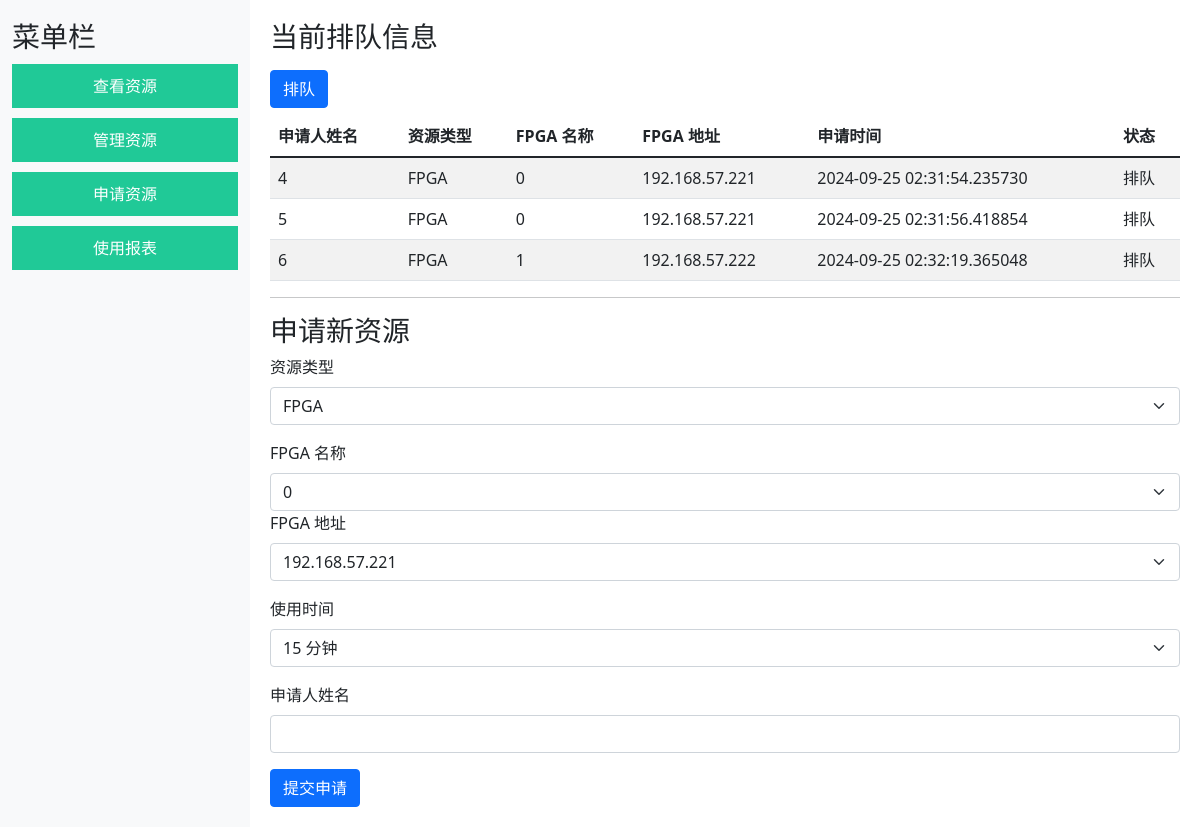
Screenshot of /apply_resources with the database file from the repository.
### app.py (models this page shows)
class Queue(db.Model):
    id = db.Column(db.Integer, primary_key=True)
    applicant_name = db.Column(db.String(100), nullable=False)  # 申请人名称字段
    resource_type = db.Column(db.String(50), nullable=False)
    fpga_name = db.Column(db.String(100), nullable=True)  # 如果是FPGA
    fpga_address = db.Column(db.String(100), nullable=True)
    apply_time = db.Column(db.DateTime, default=datetime.utcnow)
    status = db.Column(db.String(50), nullable=False)

### app.py (the view, shortened to what this page needs)
@app.route('/apply_resources', methods=['GET', 'POST'])
def apply_resources():
    queued_users = Queue.query.all()
    fpga_resources = Resource.query.filter_by(resource_type='FPGA').all()
    return render_template('apply_resources.html', queued_users=queued_users, fpga_resources=fpga_resources)

### templates/apply_resources.html (shortened to what this page needs)
{% extends "base.html" %}
{% block content %}
<h3>当前排队信息
    <form method="POST" action="{{ url_for('queue_resource') }}" id="queueForm">
    <button type="submit" class="btn btn-primary mt-3" id="queueButton">排队</button>
</form>
</h3>
<table class="table table-striped">
    <thead>
        <tr>
            <th>申请人姓名</th>
            <th>资源类型</th>
            <th>FPGA 名称</th>
            <th>FPGA 地址</th>
            <th>申请时间</th>
            <th>状态</th>
        </tr>
    </thead>
    <tbody>
        {% for queue in queued_users %}
        <tr>
            <td>{{ queue.applicant_name }}</td>
            <td>{{ queue.resource_type }}</td>
            <td>{{ queue.fpga_name }}</td>
            <td>{{ queue.fpga_address }}</td>
            <td>{{ queue.apply_time }}</td>
            <td>{{ queue.status }}</td>
        </tr>
        {% endfor %}
    </tbody>
</table>
<hr>
<h3>申请新资源</h3>
<form id="applyResourceForm" method="POST">
    <div class="mb-3">
        <label for="resource_type" class="form-label">资源类型</label>
        <select id="resource_type" name="resource_type" class="form-select" onchange="showFpgaFields()">
            <option value="FPGA" selected>FPGA</option>
        </select>
    </div>
    <div class="mb-3" id="fpgaFields">
        <label for="fpga_name" class="form-label">FPGA 名称</label>
        <select id="fpga_name" name="fpga_name" class="form-select">
            {% for resource in fpga_resources %}
            <option value="{{ resource.resource_name }}">{{ resource.resource_name }}</option>
            {% endfor %}
        </select>
        <label for="fpga_address" class="form-label">FPGA 地址</label>
        <select id="fpga_address" name="fpga_address" class="form-select">
            {% for resource in fpga_resources %}
            <option value="{{ resource.resource_address }}">{{ resource.resource_address }}</option>
            {% endfor %}
        </select>
    </div>
    <div class="mb-3">
        <label for="usage_time" class="form-label">使用时间</label>
        <select id="usage_time" name="usage_time" class="form-select">
            <option value="15">15 分钟</option>
        </select>
    </div>
    <div class="mb-3">
        <label for="applicant_name" class="form-label">申请人姓名</label>
        <input type="text" id="applicant_name" name="applicant_name" class="form-control" required>
    </div>
    <button type="submit" class="btn btn-primary" onclick="submitApplication()">提交申请</button>
</form>
{% endblock %}

### templates/base.html (shortened to what this page needs)
<!DOCTYPE html>
<html lang="zh-CN">
<head>
    <link href="https://cdn.jsdelivr.net/npm/bootstrap@5.1.3/dist/css/bootstrap.min.css" rel="stylesheet">
</head>
<body>
    <div id="sidebar">
        <div class="container-fluid">
            <h3>菜单栏</h3>
            <a href="{{ url_for('view_resources') }}">查看资源</a>
            <a href="{{ url_for('manage_resources') }}">管理资源</a>
            <a href="{{ url_for('apply_resources') }}">申请资源</a>
            <a href="{{ url_for('usage_report') }}">使用报表</a>
        </div>
    </div>
    <div id="main-content">
        {% block content %}{% endblock %}
    </div>
</body>
</html>

### templates/base.html (style rules this page uses)
body { display: flex; min-height: 100vh; margin: 0; }
#sidebar { width: 250px; background-color: #f8f9fa; padding-top: 20px; }
#sidebar a { display: block; padding: 10px 20px; margin: 10px 0; background-color: #20c997; color: white; text-align: center; text-decoration: none; }
#main-content { flex: 1; padding: 20px; background-color: white; }

### rows the page displays
Queue: applicant_name "4", resource_type "FPGA", fpga_name "0", fpga_address "192.168.57.221", apply_time "2024-09-25 02:31:54.235730", status "排队"
Queue: applicant_name "5", resource_type "FPGA", fpga_name "0", fpga_address "192.168.57.221", apply_time "2024-09-25 02:31:56.418854", status "排队"
Queue: applicant_name "6", resource_type "FPGA", fpga_name "1", fpga_address "192.168.57.222", apply_time "2024-09-25 02:32:19.365048", status "排队"

### other values shown
form field fpga_name "0"
form field fpga_address "192.168.57.221"
